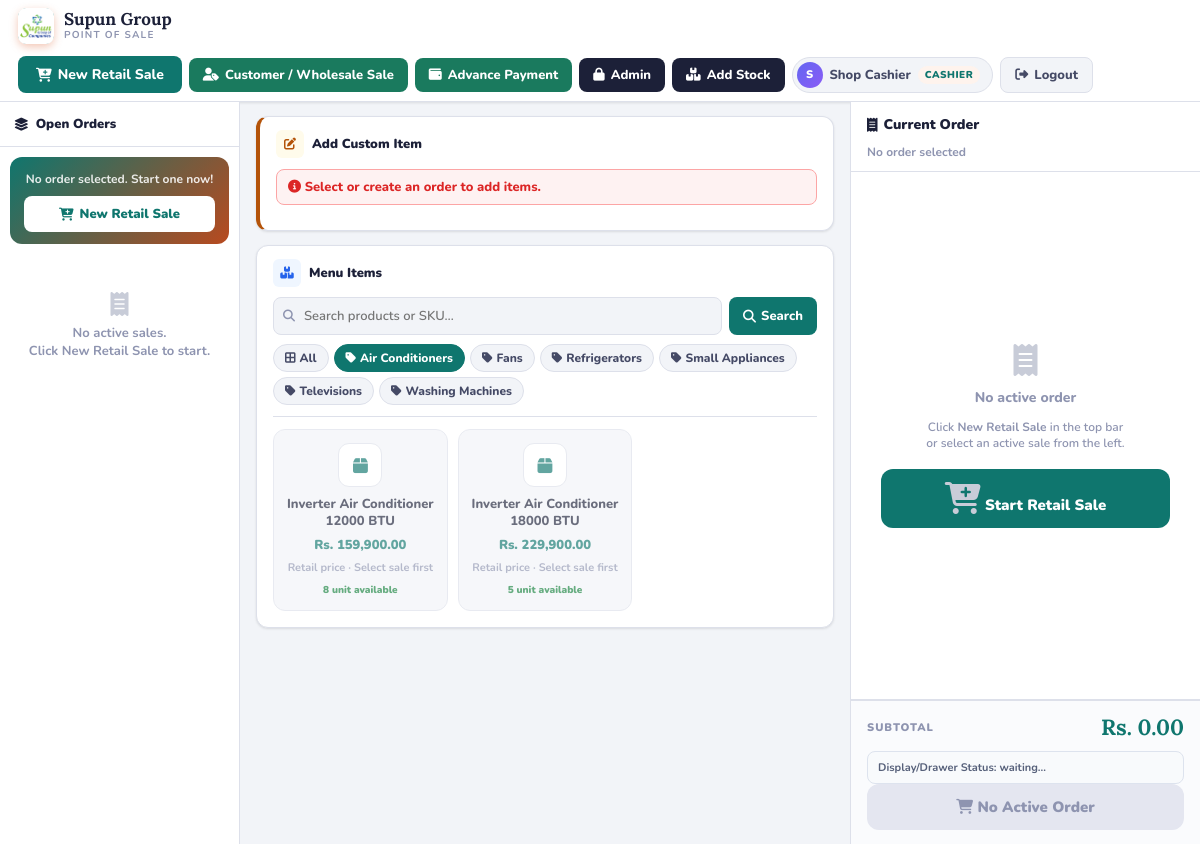
/pos.php?order_id=0&category=1 (signed in), run on the app's committed database.
### tables this page shows
CREATE TABLE categories (
  category_id INT UNSIGNED AUTO_INCREMENT PRIMARY KEY,
  category_name VARCHAR(100) NOT NULL UNIQUE,
  status TINYINT(1) NOT NULL DEFAULT 1,
  created_at TIMESTAMP NOT NULL DEFAULT CURRENT_TIMESTAMP
);

CREATE TABLE products (
  product_id INT UNSIGNED AUTO_INCREMENT PRIMARY KEY,
  category_id INT UNSIGNED NOT NULL,
  sku VARCHAR(60) NULL UNIQUE,
  barcode VARCHAR(80) NULL UNIQUE,
  serial_no VARCHAR(100) NULL,
  product_name VARCHAR(180) NOT NULL,
  brand VARCHAR(100) NULL,
  unit VARCHAR(30) NOT NULL DEFAULT 'pcs',
  cost_price DECIMAL(12,2) NOT NULL DEFAULT 0.00,
  price DECIMAL(12,2) NOT NULL,
  wholesale_price DECIMAL(12,2) NOT NULL DEFAULT 0.00,
  wholesale_min_qty INT UNSIGNED NOT NULL DEFAULT 10,
  stock_qty DECIMAL(12,3) NOT NULL DEFAULT 0.000,
  reorder_level DECIMAL(12,3) NOT NULL DEFAULT 5.000,
  status TINYINT(1) NOT NULL DEFAULT 1,
  created_at TIMESTAMP NOT NULL DEFAULT CURRENT_TIMESTAMP,
  updated_at TIMESTAMP NOT NULL DEFAULT CURRENT_TIMESTAMP ON UPDATE CURRENT_TIMESTAMP,
  CONSTRAINT fk_products_category FOREIGN KEY (category_id) REFERENCES categories(category_id)
);

### pos.php (the view, shortened to what the rows shown need)
<?php
include 'db.php';
$current_order_id = isset($_GET["order_id"]) ? (int)$_GET["order_id"] : 0;
$filter_category = isset($_GET["category"]) ? (int)$_GET["category"] : 0;
$search          = isset($_GET["search"])   ? trim($_GET["search"])   : "";
$categories  = $conn->query("SELECT * FROM categories WHERE status=1 ORDER BY category_name ASC");
$product_sql = "SELECT * FROM products WHERE status=1";
if ($filter_category > 0)  $product_sql .= " AND category_id=$filter_category";
$product_sql .= " ORDER BY product_name ASC";
$products = $conn->query($product_sql);
$current_order = null;
?>
<!DOCTYPE html>
<html lang="en">
<head>
<link rel="stylesheet" href="https://cdnjs.cloudflare.com/ajax/libs/font-awesome/6.5.0/css/all.min.css">
</head>
<body>
<div class="topbar">
    <div class="brand">
        <div class="brand-text">
            <h1>Supun Group</h1>
        </div>
    </div>
</div>
<div class="pos-body">
    <div class="left-panel">
        <div class="card menu-card">
            <div class="filter-area">
                <div class="cat-pills">
                    <a href="pos.php<?php echo $current_order_id > 0 ? '?order_id='.$current_order_id : ''; ?>" class="cpill <?php echo ($filter_category == 0 && $search == '') ? 'active' : ''; ?>">
                        <i class="fa-solid fa-border-all"></i> All
                    </a>
                    <?php
                    if ($categories && $categories->num_rows > 0) {
                        mysqli_data_seek($categories, 0);
                        while ($cat = $categories->fetch_assoc()) {
                            $cls = ($filter_category == $cat["category_id"]) ? "active" : "";
                            $url = "pos.php?order_id=".(int)$current_order_id."&category=".(int)$cat["category_id"];
                            echo '<a href="'.$url.'" class="cpill '.$cls.'"><i class="fa-solid fa-tag"></i> '.htmlspecialchars($cat["category_name"]).'</a>';
                        }
                    }
                    ?>
                </div>
            </div>
            <div class="products-grid">
                <?php if ($products && $products->num_rows > 0): ?>
                    <?php while ($row = $products->fetch_assoc()): ?>
                        <?php
                        $is_wholesale_sale = $current_order && $current_order['order_type'] === 'wholesale';
                        $display_price = $is_wholesale_sale && (float)$row['wholesale_price'] > 0
                            ? (float)$row['wholesale_price']
                            : (float)$row['price'];
                        $price_label = $is_wholesale_sale ? 'Wholesale price' : 'Retail price';
                        ?>
                        <?php if ($current_order && $current_order["order_status"] === "open" && (float)$row['stock_qty'] >= 1): ?>
                            <div class="pcard"
                                 onclick="addItem(<?php echo (int)$current_order_id; ?>, <?php echo (int)$row['product_id']; ?>, this)"
                                 title="Click to add to order">
                                <div class="pcard-icon"><i class="fa-solid fa-box"></i></div>
                                <div class="pcard-name"><?php echo htmlspecialchars($row["product_name"]); ?></div>
                                <div class="pcard-price">Rs. <?php echo number_format($display_price, 2); ?></div>
                                <div class="pcard-sub"><?php echo $price_label; ?> · Tap to add</div>
                                <div class="pcard-stock <?php echo (float)$row['stock_qty'] <= (float)$row['reorder_level'] ? 'low' : ''; ?>"><?php echo number_format($row['stock_qty'],0); ?> <?php echo htmlspecialchars($row['unit']); ?> available</div>
                                <span class="pcard-badge">+ Add</span>
                            </div>
                        <?php else: ?>
                            <div class="pcard disabled"
                                 onclick="noOrderAlert()"
                                 title="Create an order first">
                                <div class="pcard-icon"><i class="fa-solid fa-box"></i></div>
                                <div class="pcard-name"><?php echo htmlspecialchars($row["product_name"]); ?></div>
                                <div class="pcard-price">Rs. <?php echo number_format($row["price"], 2); ?></div>
                                <div class="pcard-sub">Retail price · Select sale first</div>
                                <div class="pcard-stock <?php echo (float)$row['stock_qty'] <= (float)$row['reorder_level'] ? 'low' : ''; ?>"><?php echo number_format($row['stock_qty'],0); ?> <?php echo htmlspecialchars($row['unit']); ?> available</div>
                            </div>
                        <?php endif; ?>
                    <?php endwhile; ?>
                <?php endif; ?>
            </div>
        </div>
    </div>
    <div class="right-panel">
        <form method="POST" id="orderForm" class="rp-form">
            <div class="rp-head">
                <h2><i class="fa-solid fa-receipt"></i> Current Order</h2>
            </div>
        </form>
    </div>
</div>
</body>
</html>

### data on the page
categories: category_name "Air Conditioners"
categories: category_name "Fans"
categories: category_name "Refrigerators"
categories: category_name "Small Appliances"
categories: category_name "Televisions"
categories: category_name "Washing Machines"
products: product_name "Inverter Air Conditioner 12000 BTU", price "159,900.00", stock_qty "8", unit "unit"
products: product_name "Inverter Air Conditioner 18000 BTU", price "229,900.00", stock_qty "5", unit "unit"

### other printed values
substr($_SESSION["full_name"] ?? "U", 0, 1) "S"
$_SESSION["full_name"] "Shop Cashier"
$user_role "CASHIER"
$grand_total "0.00"
